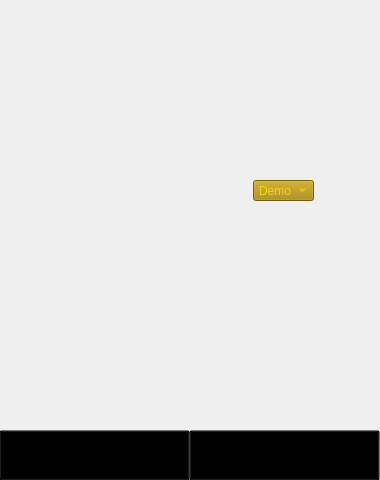
<?xml version="1.0" encoding="UTF-8"?>
<ui version="4.0">
 <class>JanelaMonitoramento</class>
 <widget class="QMainWindow" name="JanelaMonitoramento">
  <property name="geometry">
   <rect>
    <x>0</x>
    <y>0</y>
    <width>380</width>
    <height>480</height>
   </rect>
  </property>
  <property name="sizePolicy">
   <sizepolicy hsizetype="Fixed" vsizetype="Fixed">
    <horstretch>0</horstretch>
    <verstretch>0</verstretch>
   </sizepolicy>
  </property>
  <property name="maximumSize">
   <size>
    <width>380</width>
    <height>480</height>
   </size>
  </property>
  <property name="windowTitle">
   <string>Fortuno Blaze</string>
  </property>
  <property name="windowIcon">
   <iconset>
    <normaloff>../assets/Fortuno Blaze Icon.jpg</normaloff>../assets/Fortuno Blaze Icon.jpg</iconset>
  </property>
  <property name="styleSheet">
   <string notr="true">QScrollBar:vertical {
                               border: none;
                               background-color: #FFFFFF;
                               width: 10px;    
                               margin: 0px 0px 0px 0px;
                           }
                           QScrollBar::handle:vertical {
                               background-color: #725509; 
                               min-height: 20px;
                           }
                           QScrollBar::add-line:vertical {
                               border: none;
                               background: none;
                           }
                           QScrollBar::sub-line:vertical {
                               border: none;
                               background: none;
                          }</string>
  </property>
  <widget class="QWidget" name="centralwidget">
   <property name="maximumSize">
    <size>
     <width>380</width>
     <height>480</height>
    </size>
   </property>
   <property name="styleSheet">
    <string notr="true"/>
   </property>
   <widget class="QLabel" name="BackgroundApp">
    <property name="geometry">
     <rect>
      <x>0</x>
      <y>0</y>
      <width>380</width>
      <height>480</height>
     </rect>
    </property>
    <property name="text">
     <string/>
    </property>
    <property name="textFormat">
     <enum>Qt::PlainText</enum>
    </property>
    <property name="pixmap">
     <pixmap>../assets/monitoramento/BackgroundImage.png</pixmap>
    </property>
   </widget>
   <widget class="QLabel" name="Logo">
    <property name="geometry">
     <rect>
      <x>-59</x>
      <y>0</y>
      <width>461</width>
      <height>141</height>
     </rect>
    </property>
    <property name="text">
     <string/>
    </property>
    <property name="pixmap">
     <pixmap>../assets/monitoramento/Logo.png</pixmap>
    </property>
   </widget>
   <widget class="QPushButton" name="ButtonStatus">
    <property name="enabled">
     <bool>true</bool>
    </property>
    <property name="geometry">
     <rect>
      <x>189</x>
      <y>430</y>
      <width>191</width>
      <height>51</height>
     </rect>
    </property>
    <property name="styleSheet">
     <string notr="true">background-color:transparent;
</string>
    </property>
    <property name="text">
     <string/>
    </property>
    <property name="icon">
     <iconset>
      <normaloff>../assets/monitoramento/ButtonTurnOn.svg</normaloff>../assets/monitoramento/ButtonTurnOn.svg</iconset>
    </property>
    <property name="iconSize">
     <size>
      <width>190</width>
      <height>5037</height>
     </size>
    </property>
   </widget>
   <widget class="QPushButton" name="ButtonBack">
    <property name="geometry">
     <rect>
      <x>-1</x>
      <y>430</y>
      <width>191</width>
      <height>51</height>
     </rect>
    </property>
    <property name="styleSheet">
     <string notr="true">background-color: transparent;</string>
    </property>
    <property name="text">
     <string/>
    </property>
    <property name="icon">
     <iconset>
      <normaloff>../assets/monitoramento/ButtonBack.svg</normaloff>../assets/monitoramento/ButtonBack.svg</iconset>
    </property>
    <property name="iconSize">
     <size>
      <width>190</width>
      <height>5037</height>
     </size>
    </property>
   </widget>
   <widget class="QLabel" name="Painel">
    <property name="geometry">
     <rect>
      <x>40</x>
      <y>115</y>
      <width>311</width>
      <height>261</height>
     </rect>
    </property>
    <property name="text">
     <string/>
    </property>
    <property name="pixmap">
     <pixmap>../assets/monitoramento/Group 17.png</pixmap>
    </property>
   </widget>
   <widget class="QLabel" name="LineSeparator">
    <property name="geometry">
     <rect>
      <x>186</x>
      <y>431</y>
      <width>16</width>
      <height>51</height>
     </rect>
    </property>
    <property name="text">
     <string/>
    </property>
    <property name="pixmap">
     <pixmap>../assets/monitoramento/SeparatorLine.svg</pixmap>
    </property>
   </widget>
   <widget class="QComboBox" name="tipoContaBox">
    <property name="geometry">
     <rect>
      <x>253</x>
      <y>180</y>
      <width>61</width>
      <height>21</height>
     </rect>
    </property>
    <property name="focusPolicy">
     <enum>Qt::NoFocus</enum>
    </property>
    <property name="styleSheet">
     <string notr="true">background-color: #A28200;
color:#FFD012;
padding-left: 5px;</string>
    </property>
    <item>
     <property name="text">
      <string>Demo</string>
     </property>
    </item>
    <item>
     <property name="text">
      <string>Real</string>
     </property>
    </item>
   </widget>
   <widget class="QWidget" name="winWidget" native="true">
    <property name="geometry">
     <rect>
      <x>60</x>
      <y>330</y>
      <width>111</width>
      <height>31</height>
     </rect>
    </property>
    <widget class="QWidget" name="horizontalLayoutWidget">
     <property name="geometry">
      <rect>
       <x>0</x>
       <y>0</y>
       <width>111</width>
       <height>31</height>
      </rect>
     </property>
     <layout class="QHBoxLayout" name="winLayout"/>
    </widget>
   </widget>
   <widget class="QWidget" name="lossWidget" native="true">
    <property name="geometry">
     <rect>
      <x>207</x>
      <y>330</y>
      <width>111</width>
      <height>31</height>
     </rect>
    </property>
    <widget class="QWidget" name="horizontalLayoutWidget_2">
     <property name="geometry">
      <rect>
       <x>0</x>
       <y>0</y>
       <width>111</width>
       <height>31</height>
      </rect>
     </property>
     <layout class="QHBoxLayout" name="lossLayout"/>
    </widget>
   </widget>
   <widget class="QWidget" name="ganhoWidget" native="true">
    <property name="geometry">
     <rect>
      <x>143</x>
      <y>165</y>
      <width>91</width>
      <height>41</height>
     </rect>
    </property>
    <widget class="QWidget" name="horizontalLayoutWidget_3">
     <property name="geometry">
      <rect>
       <x>0</x>
       <y>0</y>
       <width>91</width>
       <height>41</height>
      </rect>
     </property>
     <layout class="QHBoxLayout" name="ganhoLayout"/>
    </widget>
   </widget>
   <widget class="QWidget" name="logWidget" native="true">
    <property name="geometry">
     <rect>
      <x>30</x>
      <y>372</y>
      <width>321</width>
      <height>51</height>
     </rect>
    </property>
    <widget class="QWidget" name="horizontalLayoutWidget_4">
     <property name="geometry">
      <rect>
       <x>0</x>
       <y>0</y>
       <width>321</width>
       <height>51</height>
      </rect>
     </property>
     <layout class="QHBoxLayout" name="logLayout"/>
    </widget>
   </widget>
  </widget>
 </widget>
 <resources/>
 <connections/>
</ui>
